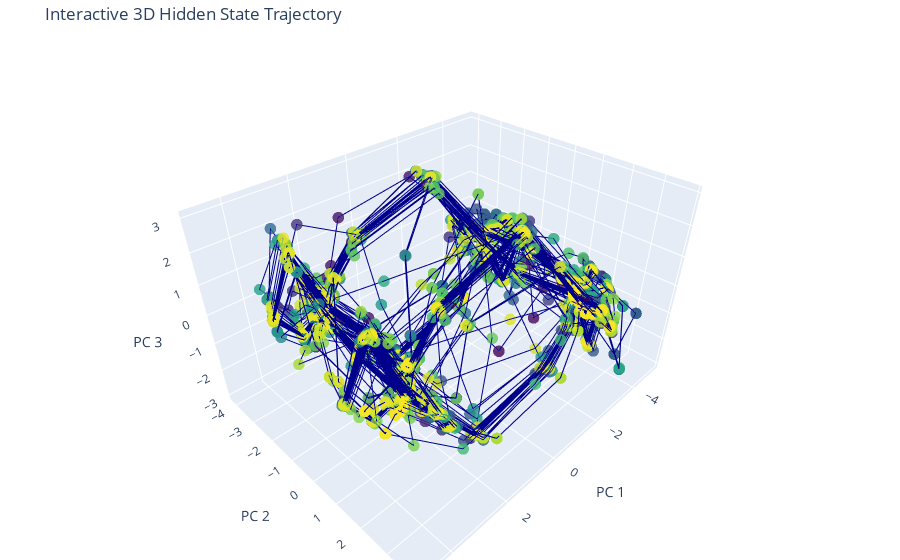

Source (notebook cell):
### Code cell
from sklearn.decomposition import PCA
import plotly.graph_objs as go

pca = PCA(n_components=3)
hidden_3d = pca.fit_transform(hidden_np)  # shape: (timesteps, 3)

# Create a color gradient over time
timesteps = np.arange(hidden_3d.shape[0])
colors = timesteps  # Can normalize if needed

# Create the 3D line plot
trace = go.Scatter3d(
    x=hidden_3d[:, 0],
    y=hidden_3d[:, 1],
    z=hidden_3d[:, 2],
    mode='lines+markers',
    marker=dict(
        size=4,
        color=colors,
        colorscale='Viridis',
        opacity=0.8
    ),
    line=dict(
        color='darkblue',
        width=2
    )
)

layout = go.Layout(
    title='Interactive 3D Hidden State Trajectory',
    scene=dict(
        xaxis_title='PC 1',
        yaxis_title='PC 2',
        zaxis_title='PC 3'
    ),
    margin=dict(l=0, r=0, b=0, t=40)
)

fig = go.Figure(data=[trace], layout=layout)
fig.show()

### Figure 1 — Plotly figure (JSON) as saved in the notebook; plotly's stock layout.template omitted (floating-point values rounded to 4 significant figures; data arrays with more than 128 entries replaced by an {"elided": "..."} marker saying what was removed)
{"data": [{"line": {"color": "darkblue", "width": 2}, "marker": {"color": {"elided": "10000 int values"}, "colorscale": [[0, "#440154"], [0.1111, "#482878"], [0.2222, "#3e4989"], [0.3333, "#31688e"], [0.4444, "#26828e"], [0.5556, "#1f9e89"], [0.6667, "#35b779"], [0.7778, "#6ece58"], [0.8889, "#b5de2b"], [1, "#fde725"]], "opacity": 0.8, "size": 4}, "mode": "lines+markers", "type": "scatter3d", "x": {"elided": "10000 float values"}, "y": {"elided": "10000 float values"}, "z": {"elided": "10000 float values"}}], "layout": {"margin": {"b": 0, "l": 0, "r": 0, "t": 40}, "scene": {"xaxis": {"title": {"text": "PC 1"}}, "yaxis": {"title": {"text": "PC 2"}}, "zaxis": {"title": {"text": "PC 3"}}}, "title": {"text": "Interactive 3D Hidden State Trajectory"}}}
